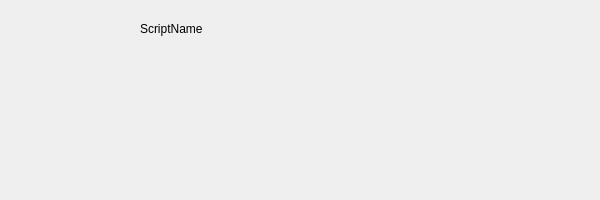
<?xml version="1.0" encoding="UTF-8"?>
<ui version="4.0">
 <class>base</class>
 <widget class="QFrame" name="base">
  <property name="geometry">
   <rect>
    <x>0</x>
    <y>0</y>
    <width>600</width>
    <height>200</height>
   </rect>
  </property>
  <property name="windowTitle">
   <string>Frame</string>
  </property>
  <property name="frameShape">
   <enum>QFrame::Shape::NoFrame</enum>
  </property>
  <widget class="QLabel" name="entryNameLabel">
   <property name="geometry">
    <rect>
     <x>140</x>
     <y>20</y>
     <width>231</width>
     <height>18</height>
    </rect>
   </property>
   <property name="text">
    <string>ScriptName</string>
   </property>
  </widget>
 </widget>
 <resources/>
 <connections/>
</ui>
